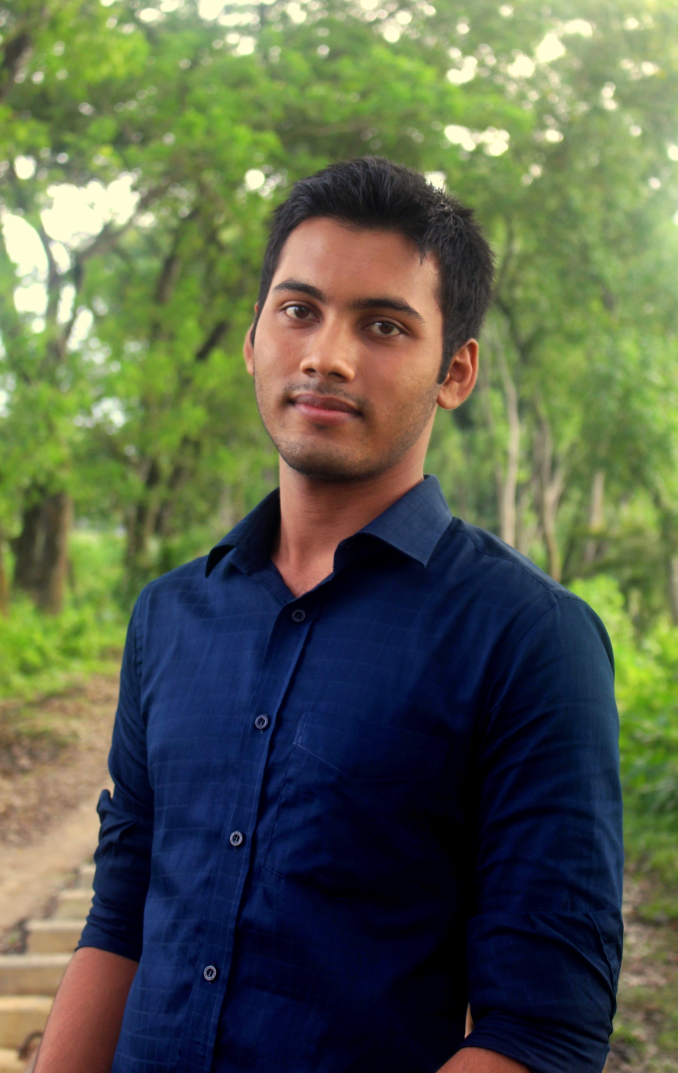
#> input picture Practice/facebook.jpg, 2032 x 3218 px (shown at 1/3 size)
$ python main.py
#> lines starting #> are read from the running program, lines starting #| are printed output that depends on the picture
from PIL import Image

img=Image.open("facebook.jpg")
#> img is the input picture: PIL image 2032x3218 RGB; mean R, G, B 89.1, 96.9, 75.5
'''
print(img.size)
print(img.format)

'''
area=(100,100,300,375)
cropped_img=img.crop(area)
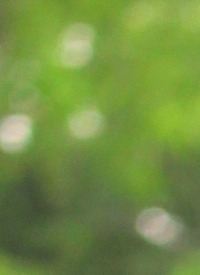
#> cropped_img: PIL image 200x275 RGB; mean R, G, B 115.1, 141.9, 67.4
img.show()
cropped_img.show()
